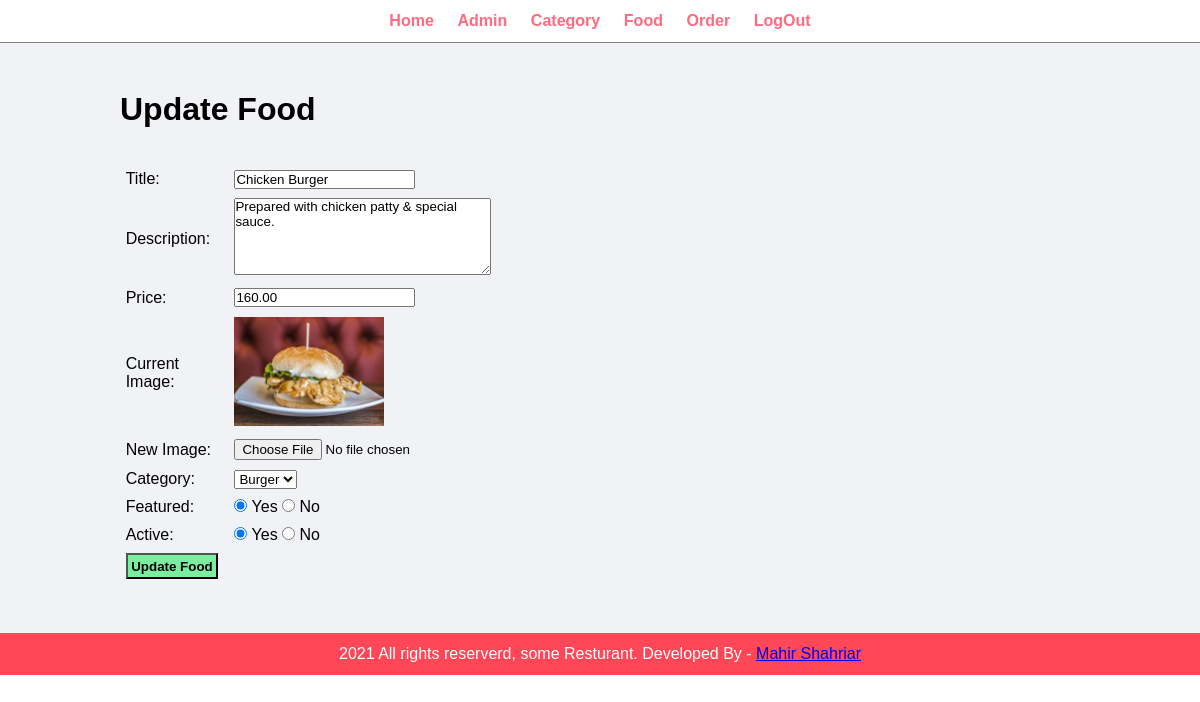
The page /admin/update-food.php?id=7 (signed in) on the database its author committed.
### tables this page shows
CREATE TABLE `tbl_food` (
  `id` int(10) UNSIGNED NOT NULL,
  `title` varchar(100) NOT NULL,
  `description` text NOT NULL,
  `price` decimal(10,2) NOT NULL,
  `image_name` varchar(256) NOT NULL,
  `category_id` int(11) UNSIGNED NOT NULL,
  `featured` varchar(10) NOT NULL,
  `active` varchar(10) NOT NULL
);

### admin/update-food.php (the view, shortened to what this page needs)
<?php include('partials/menu.php');?>
<?php
    if (isset($_GET['id'])) {
        $id = $_GET['id'];
        $sql2 = "SELECT * FROM tbl_food WHERE id = $id";
        $res2 = mysqli_query($conn,$sql2);
        $row2 = mysqli_fetch_assoc($res2);
        $title = $row2['title'];
        $description = $row2['description'];
        $price = $row2['price'];
        $current_image = $row2['image_name'];
        $current_category = $row2['category_id'];
        $featured = $row2['featured'];
        $active = $row2['active'];
    }
?>
<div class="main-content">
    <div class="wrapper">
        <h1>Update Food</h1>
        <br><br>
        <form action="" method="POST" enctype="multipart/form-data">
            <table class="tbl_30">
                <tr>
                    <td>Title:</td>
                    <td>
                        <input type="text" name="title" value="<?php echo $title;?>">
                    </td>
                </tr>
                <tr>
                    <td>Description:</td>
                    <td>
                        <textarea name="description" cols="30" rows="5" ><?php echo $description;?></textarea>
                    </td>
                </tr>
                <tr>
                    <td>Price:</td>
                    <td>
                        <input  name="price" pattern="^\d*(\.\d{0,2})?$" value="<?php echo $price;?>" >
                    </td>
                </tr>
                <tr>
                    <td>Current Image:</td>
                    <td>
                        <?php
                            if($current_image == ""){
                                echo "<div class='error'>Image not available.</div>";
                            }else{
                                ?>
                                <img src="<?php echo SITEURL;?>images/food/<?php echo $current_image;?>" width = "150px">
                                <?php
                            }
                        ?>
                    </td>
                </tr>
                <tr>
                    <td>New Image:</td>
                    <td>
                        <input type="file" name="image">
                    </td>
                </tr>
                <tr>
                    <td>Category:</td>
                    <td>
                        <select name="category">
                            <?php
                                $sql = "SELECT * FROM tbl_category WHERE active ='Yes'";
                                $res = mysqli_query($conn,$sql);
                                $count = mysqli_num_rows($res);
                                if ($count>0) {
                                    while ($row=mysqli_fetch_assoc($res)) {
                                        $category_id = $row['id'];
                                        $category_title = $row['title'];
                                        ?>
                                        <option <?php if($current_category==$category_id) {echo "Selected";}?> value="<?php echo $category_id;?>"><?php echo $category_title;?></option>
                                        <?php
                                    }
                                }else{
                                    ?>
                                    <option value="0">No Catrgories Found</option>
                                    <?php
                                }
                            ?>
                        </select>
                    </td>
                </tr>
                <tr>
                    <td>Featured: </td>
                    <td>
                        <input <?php if($featured=="Yes") { echo "checked"; }; ?> type="radio" name="featured" value="Yes"> Yes
                        <input <?php if($featured=="No" ) { echo "checked"; }; ?> type="radio" name="featured" value="No"> No
                    </td>
                </tr>
                <tr>
                    <td>Active: </td>
                    <td>
                        <input <?php if($active=="Yes") { echo "checked"; }; ?> type="radio" name="active" value="Yes"> Yes
                        <input <?php if($active=="No") { echo "checked"; }; ?> type="radio" name="active" value="No"> No
                    </td>
                </tr>
                <tr>
                    <td colspan="2">
                        <input class="btn-secondary" type="submit" name="submit" value="Update Food">
                    </td>
                </tr>
            </table>
        </form>
    </div>
</div>
<?php include('partials/footer.php');?>

### css/admin.css (style rules this page uses)
* { margin : 0; padding: 0; font-family: Arial, Helvetica, sans-serif; }
.wrapper { padding: 1%; width: 80%; margin: 0 auto; }
table tr td { padding: 1%; }
.btn-secondary { background-color: #7bed9f; padding: 1%; color: black; text-decoration: none; font-weight: bold; }
.main-content { background-color: #f1f2f6; padding: 3% 0; }

### rows shown on the page
tbl_food: title "Chicken Burger", description "Prepared with chicken patty & special sauce.", price "160.00", image_name (picture), featured "☑", active "☑"

### other values the page prints
form field category "Burger"
